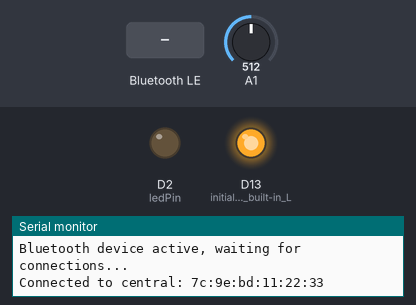
This sketch was run on a simulated Arduino Nano 33 IoT. Shown: output pins drawn as LEDs (lit = HIGH), the last lines printed to the serial monitor. Inputs (shaded band) come from the test bench; at power-on: A1 = 512. Nothing arrives over Bluetooth unless stated; a phone connects over Bluetooth LE 3 s after start.

Above: at 4.0 s.
4.1 s: Bluetooth LE write "1" received
At 5.3 s:
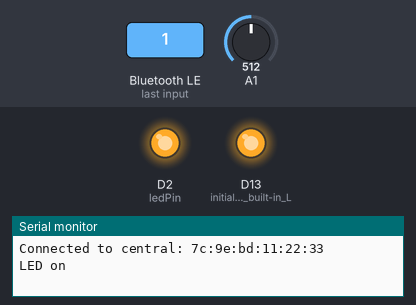
5.7 s: Bluetooth LE write "0" received
At 6.5 s:
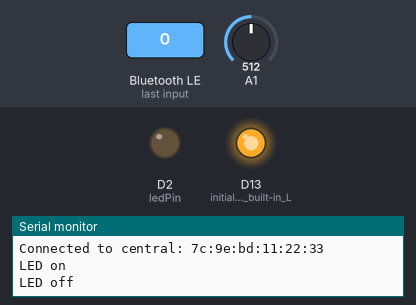
7.3 s: Bluetooth LE write "2" received
At 7.7 s:
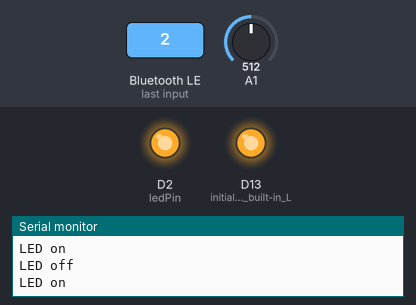
Timing chart, 0 to 10.3 s (numbered marks = the images above; inputs shaded):
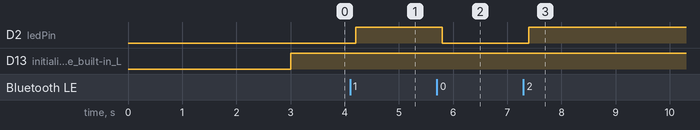

Measured:
- after the input at 4.1 s, D2 (ledPin): LOW → HIGH after 0.10 s
- after the input at 5.7 s, D2 (ledPin): HIGH → LOW after 0.10 s
- after the input at 7.3 s, D2 (ledPin): LOW → HIGH after 0.10 s

The sketch:

car_mfa.ino
```cpp
/*
  Enabling BLE on MKR WiFi 1010

  This sketch controls an LED on a MKR WiFi 1010 board
  and makes a random reading of an analog pin.

  The data recorded can be accessed through Bluetooth,
  using an app such as LightBlue.

  Based on the Arduino BLE library, Battery Monitor example.

  (c) 2020 K. Söderby for Arduino
*/


#include <ArduinoBLE.h>


BLEService newService("180A"); // creating the service

BLEUnsignedCharCharacteristic randomReading("2A58", BLERead | BLENotify); // creating the Analog Value characteristic
BLEByteCharacteristic switchChar("2A57", BLERead | BLEWrite); // creating the LED characteristic

const int ledPin = 2;
long previousMillis = 0;


void setup() {

  Serial.begin(9600);    // initialize serial communication
  // while (!Serial);       //starts the program if we open the serial monitor.

  pinMode(LED_BUILTIN, OUTPUT); // initialize the built-in LED pin to indicate when a central is connected
  pinMode(ledPin, OUTPUT); // initialize the built-in LED pin to indicate when a central is connected

  //initialize BLE library
  if (!BLE.begin()) {
    Serial.println("starting BLE failed!");
    while (1);
  }

  String address = BLE.address();

  Serial.print("Local address is: ");
  Serial.println(address);


  BLE.setLocalName("MKR WiFi 1010A"); //Setting a name that will appear when scanning for bluetooth devices
  BLE.setAdvertisedService(newService);

  newService.addCharacteristic(switchChar); //add characteristics to a service
  newService.addCharacteristic(randomReading);

  BLE.addService(newService);  // adding the service

  switchChar.writeValue(0); //set initial value for characteristics
  randomReading.writeValue(0);

  BLE.advertise(); //start advertising the service
  Serial.println("Bluetooth device active, waiting for connections...");

}

void loop() {

  BLEDevice central = BLE.central(); // wait for a BLE central

  if (central) {  // if a central is connected to the peripheral
    Serial.print("Connected to central: ");

    Serial.println(central.address()); // print the central's BT address


    digitalWrite(LED_BUILTIN, HIGH); // turn on the LED to indicate the connection

    // check the battery level every 200ms
    // while the central is connected:
    while (central.connected()) {
      long currentMillis = millis();

      if (currentMillis - previousMillis >= 200) { // if 200ms have passed, we check the battery level
        previousMillis = currentMillis;

        int randomValue = analogRead(A1);
        randomReading.writeValue((int) central.rssi()); // was randomValue

        if (switchChar.written()) {
          if (switchChar.value()) {   // any value other than 0
            Serial.println("LED on");
            digitalWrite(ledPin, HIGH);         // will turn the LED on
            digitalWrite(1,HIGH);

          } else {                              // a 0 value
            Serial.println(F("LED off"));

            digitalWrite(ledPin, LOW);          // will turn the LED off
            digitalWrite(1,LOW);
          }
        }

      }
    }

    digitalWrite(LED_BUILTIN, LOW); // when the central disconnects, turn off the LED
    digitalWrite(ledPin, LOW); // turn relay off when disconnected
    Serial.print("Disconnected from central: ");

    Serial.println(central.address());

  }
}
```
